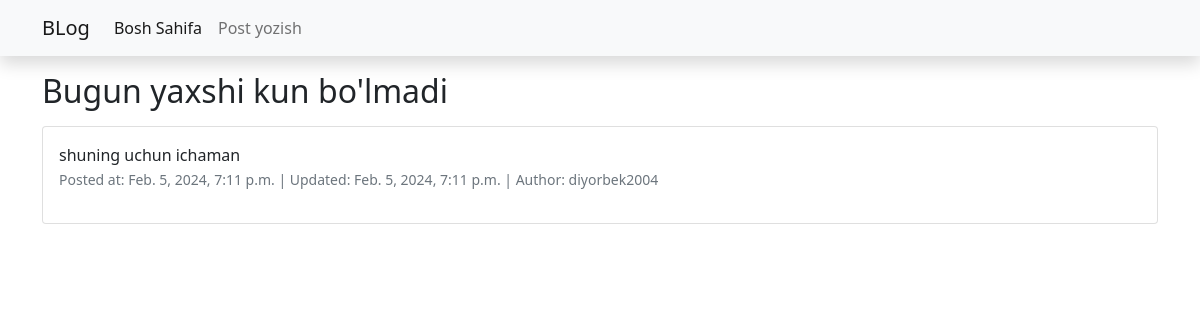
Page /9/ on the committed database.
### posts/models.py (models this page shows, shortened)
class Post(models.Model):
    auther = models.ForeignKey(User, on_delete=models.CASCADE)
    title = models.CharField(max_length=123)
    body = models.TextField()
    created = models.DateTimeField(auto_now_add=True)
    updated = models.DateTimeField(auto_now=True)
    class Meta:
        ordering = ["-id"]

### posts/views.py (the view)
# urls.py: path("<int:pk>/", PostDetailView.as_view(), name="detail"),
class PostDetailView(generic.DetailView):
    model = Post
    template_name = "detail.html"
    context_object_name = "post"

### templates/detail.html (shortened to what this page needs)
{% extends "base.html" %}
{% block content %}
    <h2 class="mt-3" >{{post.title}}</h2>
    <div class="card mt-3 ">
        <div class="card-body">
            {{post.body}}
            <p> <small class="text-muted" > Posted at: {{post.created}} | Updated: {{post.updated}} | Author: {{post.auther}} </small> </p>
      </div>
    </div>
{% endblock %}

### rows in the picture
Post: title "Bugun yaxshi kun bo'lmadi", body "shuning uchun ichaman", created "Feb. 5, 2024, 7:11 p.m.", updated "Feb. 5, 2024, 7:11 p.m.", auther "diyorbek2004"
